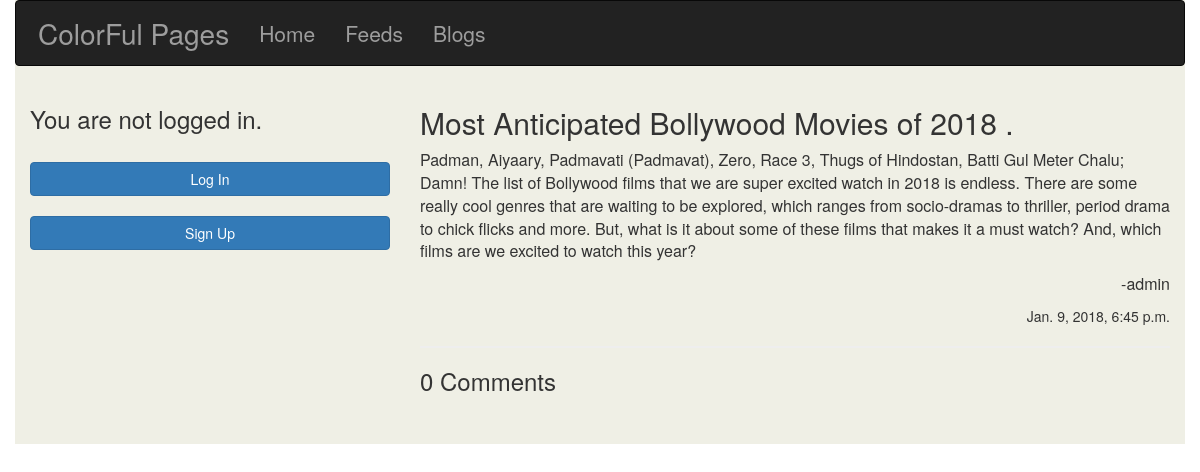
The page /blogs/1/ on the database as committed earlier.
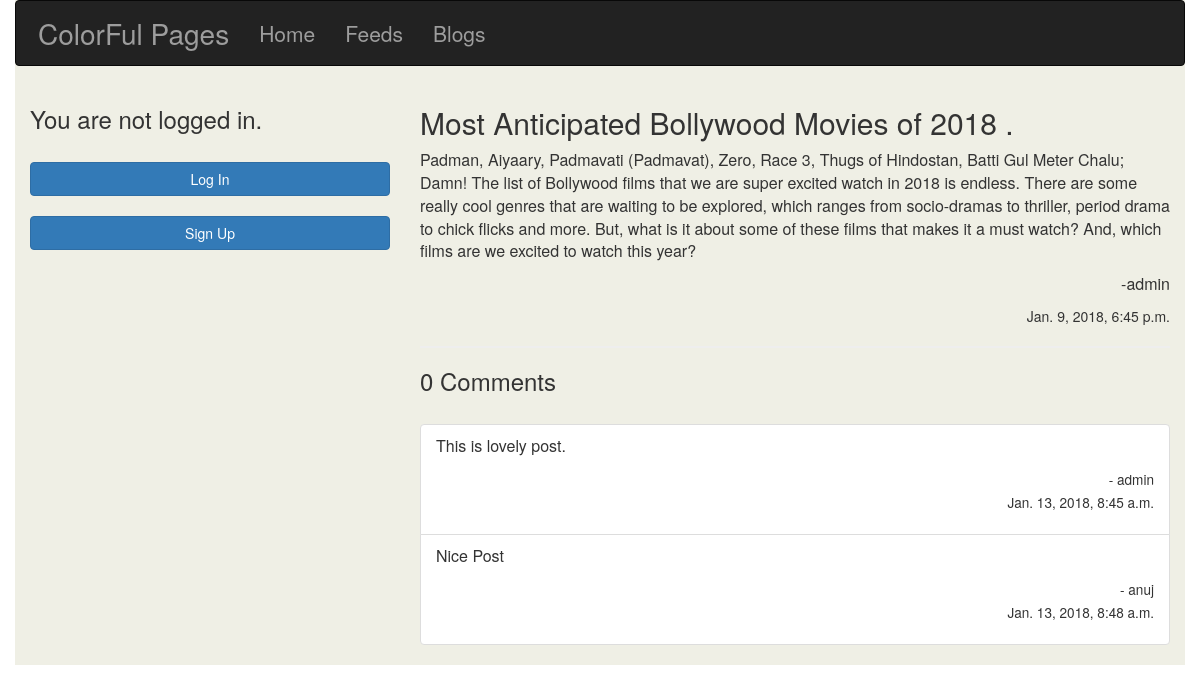
The same page on the database as committed later.
### blogs/models.py (models this page shows, shortened)
class Comment(models.Model):
	user = models.ForeignKey(User, on_delete=models.CASCADE)
	blog = models.ForeignKey(Blog, on_delete=models.CASCADE)
	content = models.TextField(max_length=500)
	date = models.DateTimeField(auto_now_add=True)
	parent = models.ForeignKey(
		'Comment',
		null=True,
		blank=True,
		on_delete=models.CASCADE)

### blogs/views.py (the view, shortened to what this page needs)
# urls.py: path('<int:blog_id>/', views.blog),
def blog(request,blog_id):
	blog = Blog.objects.get(id=blog_id)
	comments = Comment.objects.filter(blog=blog)
	return render(request,'blogs/blog.html',{'blog':blog, 'comments':comments})

### templates/blogs/blog.html (shortened to what this page needs)
{% extends 'base.html' %}
{% block body %}
	<h2>{{ blog.title }}</h2>
	<div>
		<p>
			{{ blog.content }}
		</p>
	</div>
	<div class="text-right">
		<p>-{{ blog.user.username }}</p>
		{{ blog.create_date }}<br>
	</div>
	<div><hr style="color: white;border-width: 2px;"></div>
	<div class="h3">
		{{ blog.comments }} Comments
	</div>
	<br>
	<div>
		<ul class="list-group">
			{% for comment in comments %}
				<li class="list-group-item">
					<p>{{ comment.content }}</p>
					<div class="text-right">
						<p><small>
							- {{ comment.user }}<br>
							{{ comment.date }}
							</small>
						</p>
					</div>
				</li>
			{% endfor %}
		</ul>
	</div>
{% endblock %}

Rows that differ between the two databases and show on the page:
added Comment: content "This is lovely post.", user "admin", date "Jan. 13, 2018, 8:45 a.m."
added Comment: content "Nice Post", user "anuj", date "Jan. 13, 2018, 8:48 a.m."
